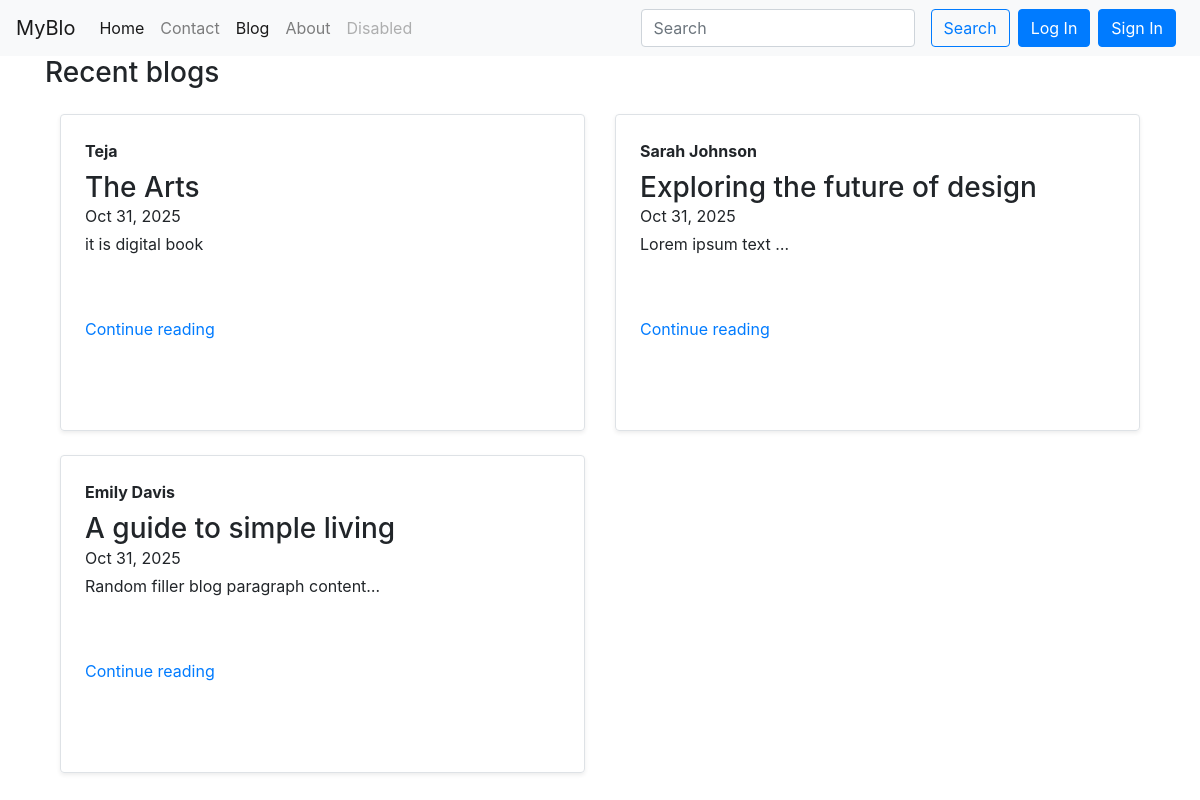
Screenshot of /blog/ with the database file from the repository.
### blog/models.py (models this page shows, shortened)
class post(models.Model):
    sno = models.AutoField(primary_key=True)
    author = models.CharField(max_length=200)
    title = models.CharField(max_length=100)
    slug=models.CharField(max_length=100)
    timeStamp=models.DateTimeField(auto_now_add=True,blank=True)
    content=models.TextField()

### blog/views.py (the view)
# urls.py: path("", views.blog_home, name="blog_home"),
def blog_home(request):
    allposts = post.objects.all()
    content = {'posts': allposts}
    return render(request, 'blog/blog_page.html', content)

### templates/blog/blog_page.html (shortened to what this page needs)
{% extends 'base.html' %}
{% block blogactive %}active{% endblock blogactive%}
{% block body %}
<h3>Recent blogs</h3>
<div class="container my-4">
  <div class="row">
    {% for allposts in posts %}
      <div class="col-md-6 mb-4">
        <div class="border rounded shadow-sm h-100 p-4 d-flex flex-column position-static">
          <strong class="d-inline-block mb-2 text-primary-emphasis">
            {{ allposts.author }}
          </strong>
          <h3 class="mb-0">{{ allposts.title }}</h3>
          <div class="mb-1 text-body-secondary">
            {{ allposts.timeStamp|date:"M d, Y" }}
          </div>
          <p class="card-text mb-auto">
            {{ allposts.content|truncatewords:30 }}
          </p>
           <a href="/blog/{{allposts.slug}}" class="stretched-link fw-semibold text-decoration-none">
            Continue reading
            <svg class="bi" aria-hidden="true">
              <use xlink:href="#chevron-right"></use>
            </svg>
          </a>
        </div>
      </div>
    {% endfor %}
  </div>
</div>
{% endblock body %}

### rows the page displays
post: author "Teja", title "The Arts", timeStamp "Oct 31, 2025", content "it is digital book"
post: author "Sarah Johnson", title "Exploring the future of design", timeStamp "Oct 31, 2025", content "Lorem ipsum text …"
post: author "Emily Davis", title "A guide to simple living", timeStamp "Oct 31, 2025", content "Random filler blog paragraph content…"
